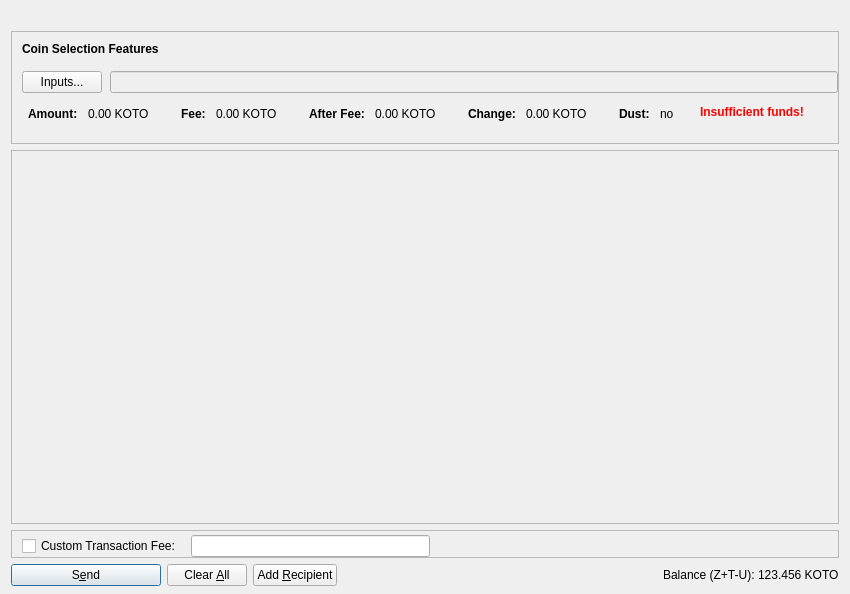
<?xml version="1.0" encoding="UTF-8"?>
<ui version="4.0">
 <class>SendZCoinsDialog</class>
 <widget class="QDialog" name="SendZCoinsDialog">
  <property name="geometry">
   <rect>
    <x>0</x>
    <y>0</y>
    <width>850</width>
    <height>594</height>
   </rect>
  </property>
  <property name="windowTitle">
   <string>Send Coins</string>
  </property>
  <layout class="QVBoxLayout" name="verticalLayout" stretch="0,0,1,0,0">
   <property name="bottomMargin">
    <number>8</number>
   </property>
   <item>
    <widget class="QLabel" name="labelLogo">
     <property name="text">
      <string/>
     </property>
     <property name="pixmap">
      <pixmap resource="../bitcoin.qrc">:/images/logo</pixmap>
     </property>
     <property name="margin">
      <number>10</number>
     </property>
    </widget>
   </item>
   <item>
    <widget class="QFrame" name="frameCoinSelection">
     <property name="sizePolicy">
      <sizepolicy hsizetype="Expanding" vsizetype="Expanding">
       <horstretch>0</horstretch>
       <verstretch>0</verstretch>
      </sizepolicy>
     </property>
     <property name="maximumSize">
      <size>
       <width>16777215</width>
       <height>16777215</height>
      </size>
     </property>
     <property name="frameShape">
      <enum>QFrame::StyledPanel</enum>
     </property>
     <property name="frameShadow">
      <enum>QFrame::Sunken</enum>
     </property>
     <layout class="QVBoxLayout" name="verticalLayoutCoinSelection2">
      <property name="spacing">
       <number>0</number>
      </property>
      <property name="leftMargin">
       <number>0</number>
      </property>
      <property name="topMargin">
       <number>0</number>
      </property>
      <property name="rightMargin">
       <number>0</number>
      </property>
      <property name="bottomMargin">
       <number>6</number>
      </property>
      <item>
       <layout class="QVBoxLayout" name="verticalLayoutCoinSelection" stretch="0,0,0,0,1">
        <property name="spacing">
         <number>0</number>
        </property>
        <property name="leftMargin">
         <number>10</number>
        </property>
        <property name="topMargin">
         <number>10</number>
        </property>
        <item>
         <layout class="QHBoxLayout" name="horizontalLayoutCoinSelection1">
          <property name="bottomMargin">
           <number>15</number>
          </property>
          <item>
           <widget class="QLabel" name="labelCoinSelectionFeatures">
            <property name="sizePolicy">
             <sizepolicy hsizetype="Preferred" vsizetype="Maximum">
              <horstretch>0</horstretch>
              <verstretch>0</verstretch>
             </sizepolicy>
            </property>
            <property name="font">
             <font>
              <weight>75</weight>
              <bold>true</bold>
             </font>
            </property>
            <property name="styleSheet">
             <string notr="true">font-weight:bold;</string>
            </property>
            <property name="text">
             <string>Coin Selection Features</string>
            </property>
           </widget>
          </item>
         </layout>
        </item>
        <item>
         <layout class="QHBoxLayout" name="horizontalLayoutCoinSelection2" stretch="0,0">
          <property name="spacing">
           <number>8</number>
          </property>
          <property name="bottomMargin">
           <number>10</number>
          </property>
          <item>
           <widget class="QPushButton" name="pushButtonCoinSelection">
            <property name="sizePolicy">
             <sizepolicy hsizetype="Fixed" vsizetype="Fixed">
              <horstretch>0</horstretch>
              <verstretch>0</verstretch>
             </sizepolicy>
            </property>
            <property name="styleSheet">
             <string notr="true"/>
            </property>
            <property name="text">
             <string>Inputs...</string>
            </property>
            <property name="autoDefault">
             <bool>false</bool>
            </property>
           </widget>
          </item>
          <item>
           <widget class="QLineEdit" name="coinSelectionText">
            <property name="enabled">
             <bool>false</bool>
            </property>
           </widget>
          </item>
         </layout>
        </item>
        <item>
         <widget class="QWidget" name="widgetCoinSelection" native="true">
          <property name="sizePolicy">
           <sizepolicy hsizetype="Preferred" vsizetype="Preferred">
            <horstretch>0</horstretch>
            <verstretch>0</verstretch>
           </sizepolicy>
          </property>
          <property name="minimumSize">
           <size>
            <width>0</width>
            <height>0</height>
           </size>
          </property>
          <property name="styleSheet">
           <string notr="true"/>
          </property>
          <layout class="QHBoxLayout" name="horizontalLayoutCoinSelection5">
           <property name="leftMargin">
            <number>0</number>
           </property>
           <property name="topMargin">
            <number>0</number>
           </property>
           <property name="rightMargin">
            <number>0</number>
           </property>
           <property name="bottomMargin">
            <number>0</number>
           </property>
           <item>
            <layout class="QHBoxLayout" name="horizontalLayoutCoinSelection3" stretch="0,0,0,0,0,1,0">
             <property name="spacing">
              <number>20</number>
             </property>
             <property name="topMargin">
              <number>0</number>
             </property>
             <property name="bottomMargin">
              <number>10</number>
             </property>
             <item>
              <layout class="QFormLayout" name="formLayoutCoinSelection1">
               <property name="horizontalSpacing">
                <number>10</number>
               </property>
               <property name="verticalSpacing">
                <number>14</number>
               </property>
               <property name="leftMargin">
                <number>6</number>
               </property>
               <property name="topMargin">
                <number>4</number>
               </property>
               <property name="rightMargin">
                <number>6</number>
               </property>
               <item row="0" column="0">
                <widget class="QLabel" name="labelCoinSelectionAmountText">
                 <property name="font">
                  <font>
                   <weight>75</weight>
                   <bold>true</bold>
                  </font>
                 </property>
                 <property name="text">
                  <string>Amount:</string>
                 </property>
                 <property name="margin">
                  <number>0</number>
                 </property>
                </widget>
               </item>
               <item row="0" column="1">
                <widget class="QLabel" name="labelCoinSelectionAmount">
                 <property name="cursor">
                  <cursorShape>IBeamCursor</cursorShape>
                 </property>
                 <property name="contextMenuPolicy">
                  <enum>Qt::ActionsContextMenu</enum>
                 </property>
                 <property name="text">
                  <string notr="true">0.00 KOTO</string>
                 </property>
                 <property name="textInteractionFlags">
                  <set>Qt::LinksAccessibleByMouse|Qt::TextSelectableByKeyboard|Qt::TextSelectableByMouse</set>
                 </property>
                </widget>
               </item>
              </layout>
             </item>
             <item>
              <layout class="QFormLayout" name="formLayoutCoinSelection2">
               <property name="horizontalSpacing">
                <number>10</number>
               </property>
               <property name="verticalSpacing">
                <number>14</number>
               </property>
               <property name="leftMargin">
                <number>6</number>
               </property>
               <property name="topMargin">
                <number>4</number>
               </property>
               <property name="rightMargin">
                <number>6</number>
               </property>
               <item row="0" column="0">
                <widget class="QLabel" name="labelCoinSelectionFeeText">
                 <property name="font">
                  <font>
                   <weight>75</weight>
                   <bold>true</bold>
                  </font>
                 </property>
                 <property name="text">
                  <string>Fee:</string>
                 </property>
                 <property name="margin">
                  <number>0</number>
                 </property>
                </widget>
               </item>
               <item row="0" column="1">
                <widget class="QLabel" name="labelCoinSelectionFee">
                 <property name="cursor">
                  <cursorShape>IBeamCursor</cursorShape>
                 </property>
                 <property name="contextMenuPolicy">
                  <enum>Qt::ActionsContextMenu</enum>
                 </property>
                 <property name="text">
                  <string notr="true">0.00 KOTO</string>
                 </property>
                 <property name="textInteractionFlags">
                  <set>Qt::LinksAccessibleByMouse|Qt::TextSelectableByKeyboard|Qt::TextSelectableByMouse</set>
                 </property>
                </widget>
               </item>
              </layout>
             </item>
             <item>
              <layout class="QFormLayout" name="formLayoutCoinSelection3">
               <property name="horizontalSpacing">
                <number>10</number>
               </property>
               <property name="verticalSpacing">
                <number>14</number>
               </property>
               <property name="leftMargin">
                <number>6</number>
               </property>
               <property name="topMargin">
                <number>4</number>
               </property>
               <property name="rightMargin">
                <number>6</number>
               </property>
               <item row="0" column="0">
                <widget class="QLabel" name="labelCoinSelectionAfterFeeText">
                 <property name="font">
                  <font>
                   <weight>75</weight>
                   <bold>true</bold>
                  </font>
                 </property>
                 <property name="text">
                  <string>After Fee:</string>
                 </property>
                 <property name="margin">
                  <number>0</number>
                 </property>
                </widget>
               </item>
               <item row="0" column="1">
                <widget class="QLabel" name="labelCoinSelectionAfterFee">
                 <property name="cursor">
                  <cursorShape>IBeamCursor</cursorShape>
                 </property>
                 <property name="contextMenuPolicy">
                  <enum>Qt::ActionsContextMenu</enum>
                 </property>
                 <property name="text">
                  <string notr="true">0.00 KOTO</string>
                 </property>
                 <property name="textInteractionFlags">
                  <set>Qt::LinksAccessibleByMouse|Qt::TextSelectableByKeyboard|Qt::TextSelectableByMouse</set>
                 </property>
                </widget>
               </item>
              </layout>
             </item>
             <item>
              <layout class="QFormLayout" name="formLayoutCoinSelection4">
               <property name="horizontalSpacing">
                <number>10</number>
               </property>
               <property name="verticalSpacing">
                <number>14</number>
               </property>
               <property name="leftMargin">
                <number>6</number>
               </property>
               <property name="topMargin">
                <number>4</number>
               </property>
               <property name="rightMargin">
                <number>6</number>
               </property>
               <item row="0" column="0">
                <widget class="QLabel" name="labelCoinSelectionChangeText">
                 <property name="font">
                  <font>
                   <weight>75</weight>
                   <bold>true</bold>
                  </font>
                 </property>
                 <property name="text">
                  <string>Change:</string>
                 </property>
                </widget>
               </item>
               <item row="0" column="1">
                <widget class="QLabel" name="labelCoinSelectionChange">
                 <property name="cursor">
                  <cursorShape>IBeamCursor</cursorShape>
                 </property>
                 <property name="contextMenuPolicy">
                  <enum>Qt::ActionsContextMenu</enum>
                 </property>
                 <property name="text">
                  <string notr="true">0.00 KOTO</string>
                 </property>
                 <property name="textInteractionFlags">
                  <set>Qt::LinksAccessibleByMouse|Qt::TextSelectableByKeyboard|Qt::TextSelectableByMouse</set>
                 </property>
                </widget>
               </item>
              </layout>
             </item>
             <item>
              <layout class="QFormLayout" name="formLayoutCoinSelection5">
               <property name="horizontalSpacing">
                <number>10</number>
               </property>
               <property name="verticalSpacing">
                <number>14</number>
               </property>
               <property name="leftMargin">
                <number>6</number>
               </property>
               <property name="topMargin">
                <number>4</number>
               </property>
               <property name="rightMargin">
                <number>6</number>
               </property>
               <item row="0" column="0">
                <widget class="QLabel" name="labelCoinSelectionLowOutputText">
                 <property name="font">
                  <font>
                   <weight>75</weight>
                   <bold>true</bold>
                  </font>
                 </property>
                 <property name="text">
                  <string>Dust:</string>
                 </property>
                </widget>
               </item>
               <item row="0" column="1">
                <widget class="QLabel" name="labelCoinSelectionLowOutput">
                 <property name="cursor">
                  <cursorShape>IBeamCursor</cursorShape>
                 </property>
                 <property name="contextMenuPolicy">
                  <enum>Qt::ActionsContextMenu</enum>
                 </property>
                 <property name="text">
                  <string notr="true">no</string>
                 </property>
                 <property name="textInteractionFlags">
                  <set>Qt::LinksAccessibleByMouse|Qt::TextSelectableByKeyboard|Qt::TextSelectableByMouse</set>
                 </property>
                </widget>
               </item>
              </layout>
             </item>
             <item>
              <widget class="QLabel" name="labelCoinSelectionInsuffFunds">
               <property name="font">
                <font>
                 <weight>75</weight>
                 <bold>true</bold>
                </font>
               </property>
               <property name="styleSheet">
                <string notr="true">color:red;font-weight:bold;</string>
               </property>
               <property name="text">
                <string>Insufficient funds!</string>
               </property>
               <property name="margin">
                <number>0</number>
               </property>
              </widget>
             </item>
             <item>
              <spacer name="horizontalSpacerCoinSelection">
               <property name="orientation">
                <enum>Qt::Horizontal</enum>
               </property>
               <property name="sizeHint" stdset="0">
                <size>
                 <width>40</width>
                 <height>1</height>
                </size>
               </property>
              </spacer>
             </item>
            </layout>
           </item>
          </layout>
         </widget>
        </item>
        <item>
         <layout class="QHBoxLayout" name="horizontalLayoutCoinSelection4">
          <property name="spacing">
           <number>12</number>
          </property>
          <property name="sizeConstraint">
           <enum>QLayout::SetDefaultConstraint</enum>
          </property>
          <property name="topMargin">
           <number>5</number>
          </property>
          <property name="rightMargin">
           <number>5</number>
          </property>
         </layout>
        </item>
        <item>
         <spacer name="verticalSpacerCoinSelection">
          <property name="orientation">
           <enum>Qt::Vertical</enum>
          </property>
          <property name="sizeHint" stdset="0">
           <size>
            <width>800</width>
            <height>1</height>
           </size>
          </property>
         </spacer>
        </item>
       </layout>
      </item>
     </layout>
    </widget>
   </item>
   <item>
    <widget class="QScrollArea" name="scrollArea">
     <property name="widgetResizable">
      <bool>true</bool>
     </property>
     <widget class="QWidget" name="scrollAreaWidgetContents">
      <property name="geometry">
       <rect>
        <x>0</x>
        <y>0</y>
        <width>830</width>
        <height>292</height>
       </rect>
      </property>
      <layout class="QVBoxLayout" name="verticalLayout_2" stretch="0,1">
       <property name="leftMargin">
        <number>0</number>
       </property>
       <property name="topMargin">
        <number>0</number>
       </property>
       <property name="rightMargin">
        <number>0</number>
       </property>
       <property name="bottomMargin">
        <number>0</number>
       </property>
       <item>
        <layout class="QVBoxLayout" name="entries">
         <property name="spacing">
          <number>6</number>
         </property>
        </layout>
       </item>
       <item>
        <spacer name="verticalSpacer">
         <property name="orientation">
          <enum>Qt::Vertical</enum>
         </property>
         <property name="sizeHint" stdset="0">
          <size>
           <width>20</width>
           <height>40</height>
          </size>
         </property>
        </spacer>
       </item>
      </layout>
     </widget>
    </widget>
   </item>
   <item>
    <widget class="QFrame" name="frameFee">
     <property name="sizePolicy">
      <sizepolicy hsizetype="Expanding" vsizetype="Expanding">
       <horstretch>0</horstretch>
       <verstretch>0</verstretch>
      </sizepolicy>
     </property>
     <property name="maximumSize">
      <size>
       <width>16777215</width>
       <height>16777215</height>
      </size>
     </property>
     <property name="frameShape">
      <enum>QFrame::StyledPanel</enum>
     </property>
     <property name="frameShadow">
      <enum>QFrame::Sunken</enum>
     </property>
     <layout class="QVBoxLayout" name="verticalLayoutFee1">
      <property name="spacing">
       <number>0</number>
      </property>
      <property name="leftMargin">
       <number>0</number>
      </property>
      <property name="topMargin">
       <number>0</number>
      </property>
      <property name="rightMargin">
       <number>0</number>
      </property>
      <property name="bottomMargin">
       <number>0</number>
      </property>
      <item>
       <layout class="QVBoxLayout" name="verticalLayoutFee2" stretch="0">
        <property name="spacing">
         <number>0</number>
        </property>
        <property name="leftMargin">
         <number>10</number>
        </property>
        <property name="topMargin">
         <number>0</number>
        </property>
        <item>
         <layout class="QHBoxLayout" name="horizontalLayoutFee1">
          <property name="bottomMargin">
           <number>0</number>
          </property>
          <item>
           <layout class="QVBoxLayout" name="verticalLayoutFee7">
            <property name="spacing">
             <number>0</number>
            </property>
            <item>
             <spacer name="verticalSpacerSmartFee">
              <property name="orientation">
               <enum>Qt::Vertical</enum>
              </property>
              <property name="sizeType">
               <enum>QSizePolicy::Fixed</enum>
              </property>
              <property name="sizeHint" stdset="0">
               <size>
                <width>1</width>
                <height>4</height>
               </size>
              </property>
             </spacer>
            </item>
            <item>
             <layout class="QHBoxLayout" name="horizontalLayoutSmartFee">
              <property name="spacing">
               <number>10</number>
              </property>
              <item>
               <widget class="QCheckBox" name="checkBoxCustomFee">
                <property name="text">
                 <string>Custom Transaction Fee:</string>
                </property>
               </widget>
              </item>
              <item>
               <widget class="BitcoinAmountField" name="customFee"/>
              </item>
             </layout>
            </item>
           </layout>
          </item>
          <item>
           <spacer name="horizontalSpacer_4">
            <property name="orientation">
             <enum>Qt::Horizontal</enum>
            </property>
            <property name="sizeHint" stdset="0">
             <size>
              <width>40</width>
              <height>20</height>
             </size>
            </property>
           </spacer>
          </item>
         </layout>
        </item>
       </layout>
      </item>
     </layout>
    </widget>
   </item>
   <item>
    <layout class="QHBoxLayout" name="horizontalLayout">
     <item>
      <widget class="QPushButton" name="sendButton">
       <property name="minimumSize">
        <size>
         <width>150</width>
         <height>0</height>
        </size>
       </property>
       <property name="toolTip">
        <string>Confirm the send action</string>
       </property>
       <property name="text">
        <string>S&amp;end</string>
       </property>
       <property name="icon">
        <iconset resource="../bitcoin.qrc">
         <normaloff>:/images/send2</normaloff>:/images/send2</iconset>
       </property>
       <property name="autoDefault">
        <bool>false</bool>
       </property>
       <property name="default">
        <bool>true</bool>
       </property>
      </widget>
     </item>
     <item>
      <widget class="QPushButton" name="clearButton">
       <property name="sizePolicy">
        <sizepolicy hsizetype="Minimum" vsizetype="Fixed">
         <horstretch>0</horstretch>
         <verstretch>0</verstretch>
        </sizepolicy>
       </property>
       <property name="toolTip">
        <string>Clear all fields of the form.</string>
       </property>
       <property name="text">
        <string>Clear &amp;All</string>
       </property>
       <property name="icon">
        <iconset resource="../bitcoin.qrc">
         <normaloff>:/images/clear</normaloff>:/images/clear</iconset>
       </property>
       <property name="autoDefault">
        <bool>false</bool>
       </property>
      </widget>
     </item>
     <item>
      <widget class="QPushButton" name="addButton">
       <property name="toolTip">
        <string>Send to multiple recipients at once</string>
       </property>
       <property name="text">
        <string>Add &amp;Recipient</string>
       </property>
       <property name="icon">
        <iconset resource="../bitcoin.qrc">
         <normaloff>:/images/add3</normaloff>:/images/add3</iconset>
       </property>
       <property name="autoDefault">
        <bool>false</bool>
       </property>
      </widget>
     </item>
     <item>
      <spacer name="horizontalSpacer">
       <property name="orientation">
        <enum>Qt::Horizontal</enum>
       </property>
       <property name="sizeHint" stdset="0">
        <size>
         <width>40</width>
         <height>20</height>
        </size>
       </property>
      </spacer>
     </item>
     <item>
      <layout class="QHBoxLayout" name="horizontalLayout_2">
       <property name="spacing">
        <number>3</number>
       </property>
       <item>
        <widget class="QLabel" name="label">
         <property name="sizePolicy">
          <sizepolicy hsizetype="Preferred" vsizetype="Fixed">
           <horstretch>0</horstretch>
           <verstretch>0</verstretch>
          </sizepolicy>
         </property>
         <property name="toolTip">
          <string/>
         </property>
         <property name="text">
          <string>Balance (Z+T-U):</string>
         </property>
        </widget>
       </item>
       <item>
        <widget class="QLabel" name="labelBalance">
         <property name="sizePolicy">
          <sizepolicy hsizetype="Preferred" vsizetype="Fixed">
           <horstretch>0</horstretch>
           <verstretch>0</verstretch>
          </sizepolicy>
         </property>
         <property name="cursor">
          <cursorShape>IBeamCursor</cursorShape>
         </property>
         <property name="toolTip">
          <string>This is the total balance available to be spent. It's calculate adding balances in private and trasparent addresses minus transaction still in the coinbase that must be shielded before using them.</string>
         </property>
         <property name="text">
          <string notr="true">123.456 KOTO</string>
         </property>
         <property name="textInteractionFlags">
          <set>Qt::LinksAccessibleByMouse|Qt::TextSelectableByKeyboard|Qt::TextSelectableByMouse</set>
         </property>
        </widget>
       </item>
      </layout>
     </item>
    </layout>
   </item>
  </layout>
 </widget>
 <customwidgets>
  <customwidget>
   <class>BitcoinAmountField</class>
   <extends>QLineEdit</extends>
   <header>bitcoinamountfield.h</header>
   <container>1</container>
  </customwidget>
 </customwidgets>
 <resources>
  <include location="../bitcoin.qrc"/>
 </resources>
 <connections/>
</ui>
